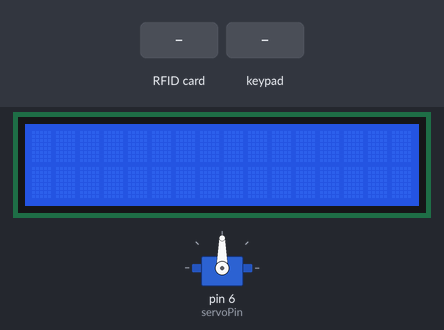
A sketch run on a simulated Arduino Uno, built with avr-gcc and run on an emulated ATmega328P. Shown: servo, 16×2 character LCD. Inputs (shaded band) come from the test bench. What the sketch prints to the serial monitor is not drawn.

Above: at 1.3 s.
1.4 s: RFID card 87 82 02 C5 held to the reader
At 2.3 s:
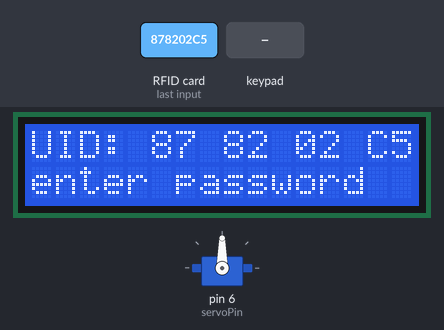
3.2 s: keypad keys 1 2 3 4 * pressed 0.769 s apart
At 7.1 s:
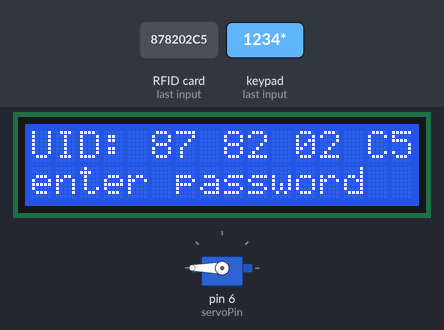
10.1 s: RFID card 5E 7A 19 C4 held to the reader
At 13.7 s:
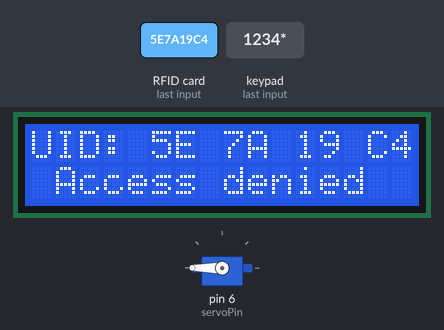
Timing chart, 0 to 15.2 s (numbered marks = the images above; inputs shaded):
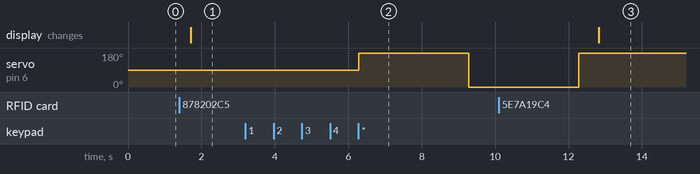

Measured:
- after the input at 1.4 s, the display: changes after 0.31 s (image 1)
- after the input at 3.2 s, servo on pin 6 (servoPin): 90° → 180° after 3.1 s, → 0° 3.0 s later
- after the input at 10.1 s, the display: changes after 2.7 s (image 3)

The sketch:

lcdwthrfidkpd.ino
```cpp
/*
 *
 * Projects sourced gotten from included Arduino examples and combined into
 *  one project
 *
 *
 * 10/5/2017
 *
 */

#include <SPI.h>
#include <MFRC522.h>
#include <Servo.h>
          #include <Password.h>
#include <LiquidCrystal_I2C.h>
          #include <Keypad.h>

#define RST_PIN 9
#define SS_PIN 10
MFRC522 mfrc522(SS_PIN, RST_PIN);   // Create MFRC522 instance.
int servoPin = 6;
int flag=0;
Servo Servo1;
// initialize the library with the numbers of the interface pins

LiquidCrystal_I2C lcd(0x27, 2, 1, 0, 4, 5, 6, 7, 3, POSITIVE);

          Password password = Password( "1234" );
          const byte ROWS = 4; // Four rows
          const byte COLS = 4; //  columns
          // Define the Keymap
          char keys[ROWS][COLS] = {
          {'1','2','3','A'},
          {'4','5','6','B'},
          {'7','8','9','C'},
          {'*','0','#','D'}
          };
          // Connect keypad ROW0, ROW1, ROW2 and ROW3 to these Arduino pins.
          byte rowPins[ROWS] = { A0, A1, 2, 3 };// Connect keypad COL0, COL1 and COL2 to these Arduino pins.
          byte colPins[COLS] = { 4, 5, 7, 8 };

 // Create the Keypad
          Keypad keypad = Keypad( makeKeymap(keys), rowPins, colPins, ROWS, COLS );


void setup()
{

  Servo1.attach(servoPin);
  Serial.begin(9600);
  keypad.addEventListener(keypadEvent); //add an event listener for this keypad// Initiate a serial communication
  SPI.begin();      // Initiate  SPI bus
  mfrc522.PCD_Init();   // Initiate MFRC522
  Serial.println("Approximate your card to the reader...");
  Serial.println();

  // set up the LCD's number of columns and rows:
  lcd.begin(16, 2);
  // Print a message to the LCD.
 // lcd.print("hello, world!");

}
void loop()
{
 // lcd.setCursor(0,1);
 // lcd.print(millis()/1000);
   // Turn off the display:
  //lcd.noDisplay();
  //delay(500);
  // Turn on the display:
  lcd.display();
  delay(500);

  // Look for new cards
  if ( ! mfrc522.PICC_IsNewCardPresent())
  {
    return;
  }
  // Select one of the cards
  if ( ! mfrc522.PICC_ReadCardSerial())
  {
    return;
  }
  //Show UID on serial monitor
  lcd.setCursor(0,0);
  Serial.print("UID tag :");
  lcd.print("UID:");
  String content= "";
  byte letter;
  for (byte i = 0; i < mfrc522.uid.size; i++)
  {
     Serial.print(mfrc522.uid.uidByte[i] < 0x10 ? " 0" : " ");
     Serial.print(mfrc522.uid.uidByte[i], HEX);
     lcd.print(mfrc522.uid.uidByte[i] < 0x10 ? " 0" : " ");
     lcd.print(mfrc522.uid.uidByte[i], HEX);
     content.concat(String(mfrc522.uid.uidByte[i] < 0x10 ? " 0" : " "));
     content.concat(String(mfrc522.uid.uidByte[i], HEX));
  }
  Serial.println();
  Serial.print("Message : ");
  lcd.print("Message : ");
  content.toUpperCase();
 // if (content.substring(1) == "BD 31 15 2B") //change here the UID of the card/cards that you want to give access
  if (content.substring(1) == "87 82 02 C5")
  {

    lcd.setCursor(0,1);
    Serial.println("enter password");
    Serial.println();
    lcd.print("enter password");
    lcd.println();

while (flag==0)
{
     keypad.getKey();
  }
  Servo1.write(180);
    delay(3000);
    Servo1.write(-180);
    delay(3000);
    Servo1.write(180);
  flag=0;

 }
//                 else
//                 {
//                  Serial.print("not found");
//                  break;

//


 else   {
    lcd.setCursor(0,1);
    Serial.println(" Access denied");
    lcd.print(" Access denied  ");
    delay(3000);
  }
}
//take care of some special events
void keypadEvent(KeypadEvent eKey){
 switch (keypad.getState()){
   case PRESSED:
     Serial.print("Pressed: ");
     Serial.println(eKey);
     switch (eKey){
       case '*': guessPassword(); break;
       case '#': password.reset(); break;
        default:
              password.append(eKey);
    }
 }
}

void guessPassword(){
    Serial.print("Guessing password... ");
    if (password.evaluate()){
          //digitalWrite(ledPin,HIGH);
          Serial.print("ok");
         // digitalWrite(6,HIGH);
                      password.reset(); //resets password after correct entry


    flag=1;
    }else{
         // digitalWrite(ledPin,LOW);
          Serial.print("not ok");
          //flag=1;
                       password.reset(); //resets password after correct entry

    }
}
```
